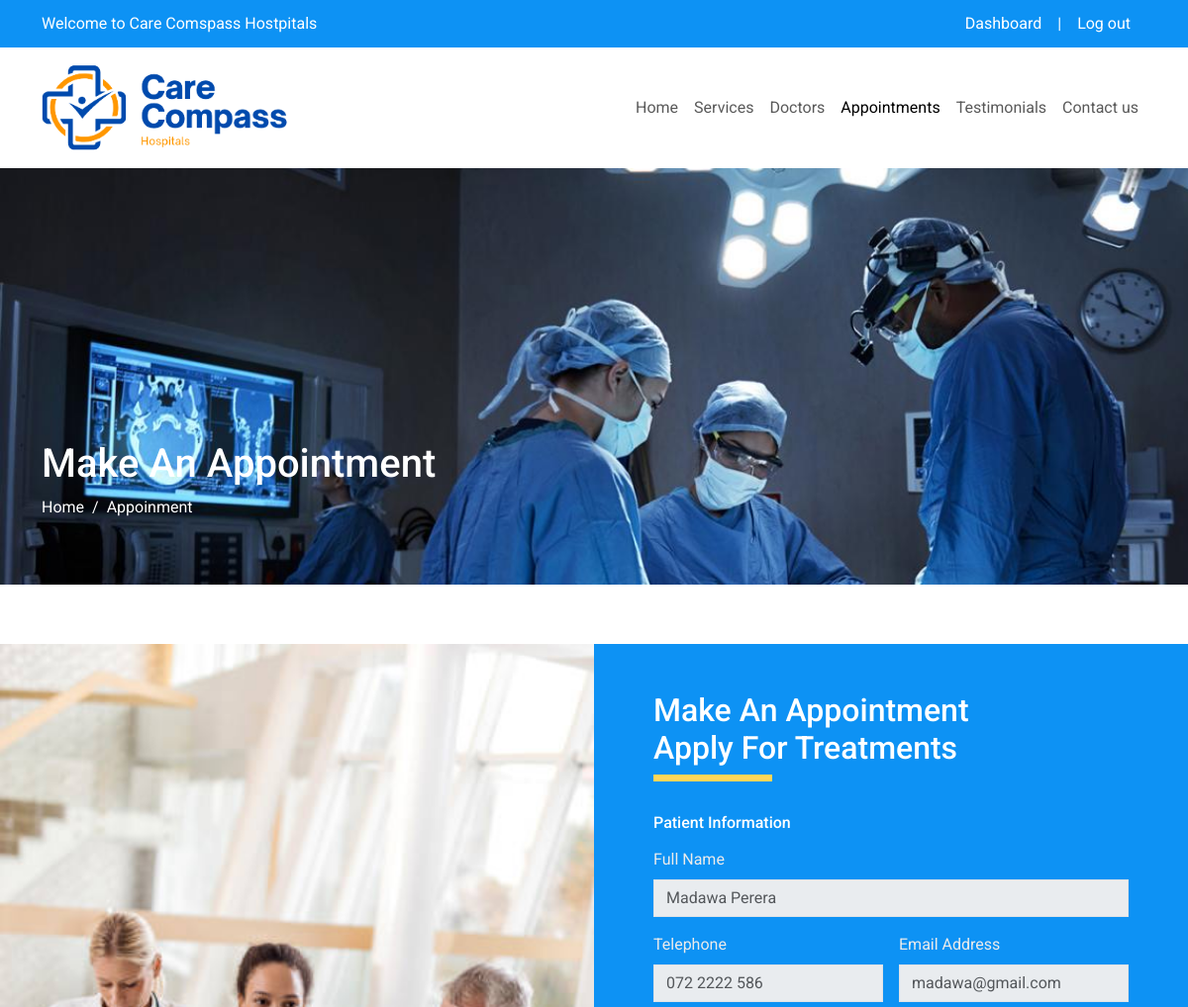
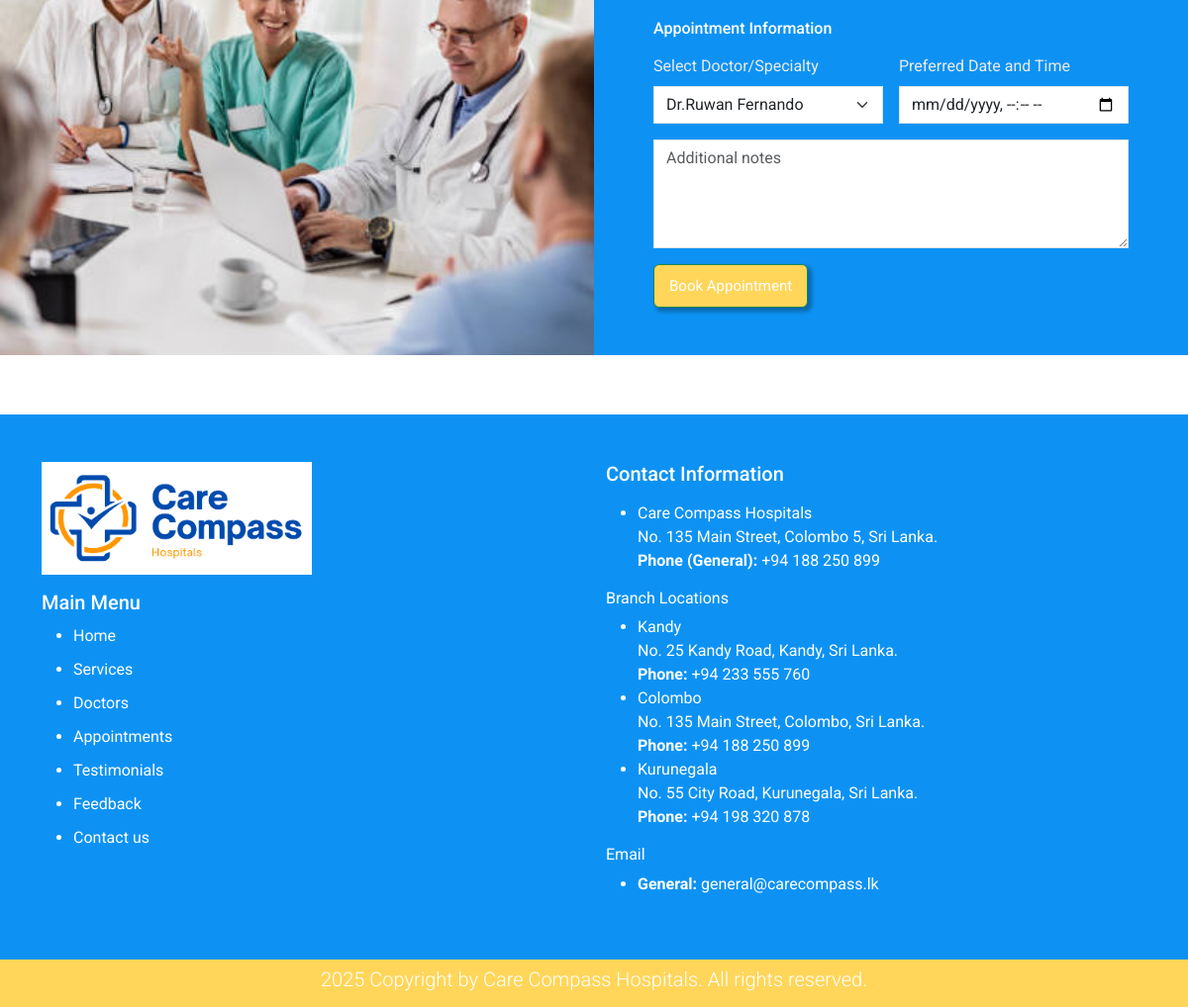
The app's page /appointments.php (signed in) with its own data (2 pictures, top to bottom).
### tables this page shows
CREATE TABLE IF NOT EXISTS `users` (
  `Id` int NOT NULL AUTO_INCREMENT,
  `full_name` varchar(225) NOT NULL,
  `email` varchar(225) NOT NULL,
  `telephone` varchar(225) NOT NULL,
  `password` varchar(225) NOT NULL,
  `is_deleted` int NOT NULL,
  PRIMARY KEY (`Id`)
);

### appointments.php (the view, shortened to what this page needs)
<?php include 'inc/header.php'; ?>
<section class="breadcrumb-head">
    <div class="container">
        <div class="col-md-12">
            <h1>Make An Appointment
            </h1>
            <nav aria-label="breadcrumb">
                <ol class="breadcrumb">
                    <li class="breadcrumb-item"><a href="index.php">Home</a></li>
                    <li class="breadcrumb-item active" aria-current="page">Appoinment</li>
                </ol>
            </nav>
        </div>
    </div>
</section>
<section class="primary section appointment">
    <div class="container-fluid ">
        <?php
        if (isset($_SESSION['user_id'])) {
            include 'db.php';
            $sql = "SELECT Id, full_name, email, telephone FROM users WHERE Id='" . $_SESSION['user_id'] . "'";
            $result = $conn->query($sql);
            if ($result->num_rows > 0) {
                $row = $result->fetch_assoc();
                $name = $row['full_name'];
                $email = $row['email'];
                $telephone = $row['telephone'];
            } else {
                echo 'No data';
                exit();
            }
        ?>
            <div class="row">
                <div class="col-md-6 appoinment-bg"></div>
                <div class="col-md-6">
                    <div class="py-5 px-5 ">
                        <h2 class="text-white">Make An Appointment <br> Apply For Treatments</h2>
                        <div class="underline"></div>
                        <form method="post" action="appointment-process.php">
                            <div class="row g-3">
                                <h6 class="text-white  mt-5 mb-0">Patient Information</h6>
                                <div class="col-md-12">
                                    <label for="" class="form-label">Full Name</label>
                                    <input type="text" class="form-control rounded-0"  placeholder="<?php echo htmlspecialchars($name); ?>" disabled aria-label="First name">
                                </div>
                                <div class="col-md-6">
                                    <label for="" class="form-label">Telephone</label>
                                    <input type="text" class="form-control rounded-0" placeholder="<?php echo htmlspecialchars($telephone); ?>" disabled aria-label="Last name">
                                </div>
                                <div class="col-md-6">
                                    <label for="" class="form-label">Email Address</label>
                                    <input type="text" class="form-control rounded-0" placeholder="<?php echo htmlspecialchars($email); ?>" disabled aria-label="First name">
                                </div>
                                <h6 class="text-white mt-4 mb-0">Appointment Information</h6>
                                <div class="col-md-6">
                                    <label for="doctor" class="form-label">Select Doctor/Specialty</label>
                                    <select class="form-select rounded-0" id="doctor" name="doctor">
                                        <?php
                                        $sql = "SELECT Id, full_name FROM doctors WHERE decision='1' AND is_deleted='0'";
                                        $result = $conn->query($sql);
                                        if ($result->num_rows > 0) {
                                            while ($row = $result->fetch_assoc()) {
                                                echo '<option value="' . $row['Id'] . '">' . htmlspecialchars($row['full_name']) . '</option>';
                                            }
                                        } else {
                                            echo '<option>No doctors available</option>';
                                        }
                                        ?>
                                    </select>
                                </div>
                                <div class="col-md-6">
                                    <label for="date" class="form-label">Preferred Date and Time</label>
                                    <input type="datetime-local" class="form-control rounded-0" id="date" name="appointment_date">
                                </div>
                                <div class="col-md-12">
                                    <textarea name="note" class="form-control rounded-0" rows="4" placeholder="Additional notes"></textarea>
                                </div>
                                <div class="col-md-12">
                                    <button type="submit" class="btn btn-success secondary btn-compass">Book Appointment</button>
                                </div>
                            </div>
                        </form>
                    </div>
                </div>
            </div>
        <?php
        }
        ?>
    </div>
</section>
<?php include 'inc/footer.php'; ?>

### css/style.css (style rules this page uses)
:root { --secondary: #FFD65A; --primary: #0D92F4; }
body { font-family: "Roboto", serif; }
.primary { background-color: var(--primary); }
.secondary { background-color: var(--secondary); }
.section { margin: 60px 0px; }
.appointment label { color: rgb(235, 235, 235); }
.btn-compass { box-shadow: 3px 3px 4px 1px #0000004f; color: #ffffff; padding: 10px 15px; font-size: 15px; }
.underline { width: 120px; background-color: var(--secondary); height: 7px; }
.breadcrumb-head { background-image: url(../img/breadcrumb.jpg); background-position-y: center; background-repeat: no-repeat; background-size: cover; padding: 275px 0px 50px 0px; }
.breadcrumb a { text-decoration: none; color: black; }
.breadcrumb-head h1, .breadcrumb a, .breadcrumb-item+.breadcrumb-item::before, .breadcrumb-item.active { color: white; }

### css/custom.css (style rules this page uses)
.appoinment-bg { background-image: url("../img/medical_solution_1.jpg"); background-repeat: no-repeat; background-size: cover; }

### records on screen
users: full_name "Madawa Perera", telephone "072 2222 586", email "madawa@gmail.com"

### other values on screen
form field doctor "Dr.Ruwan Fernando"
